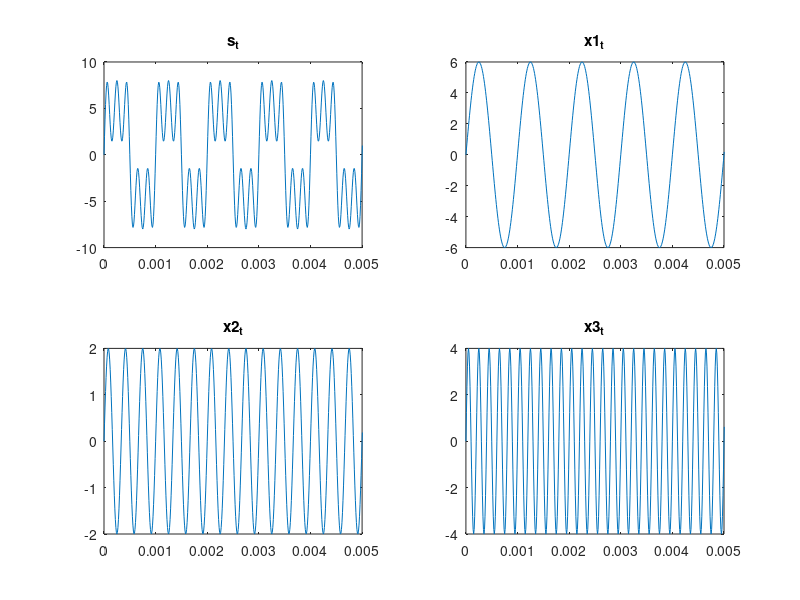
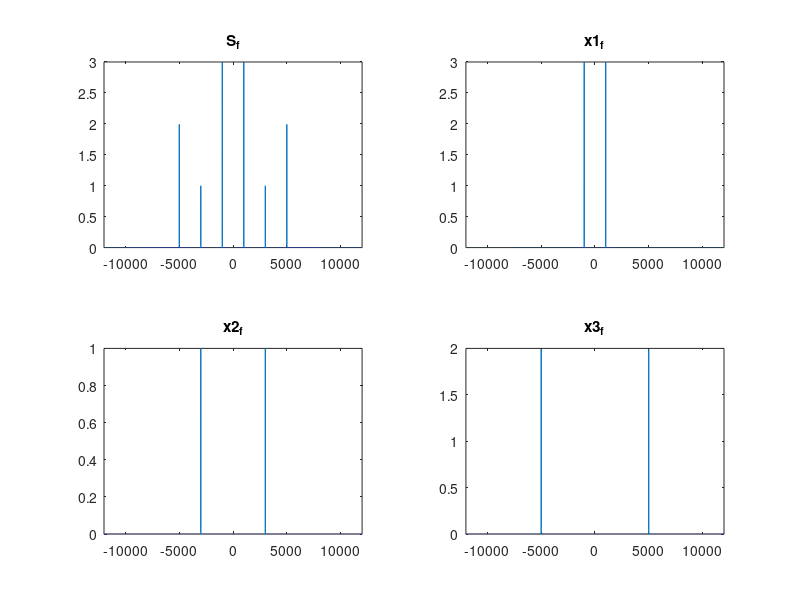
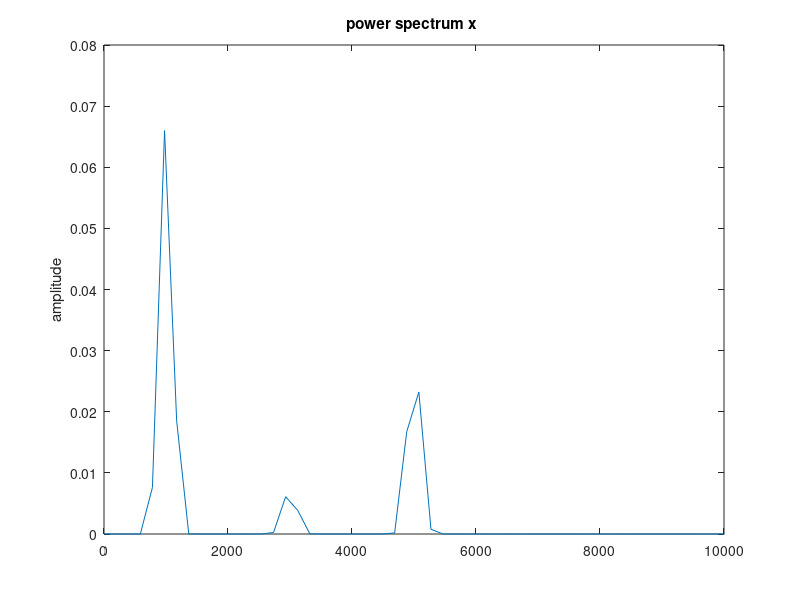

Recreate these plots in MATLAB, in order.
# Laboratório 1 de Sistemas de Comunicação I
# Aluno: Gustavo Paulo

pkg load signal

clear all;
clc;
close all;

fs = 1e5;
f1 = 1e3;
f2 = 3e3;
f3 = 5e3;
A1 = 6;
A2 = 2;
A3 = 4;
ts = 1/fs
t = [0:ts:1];
x1_t = A1 * sin(2*pi*f1*t);
x2_t = A2 * sin(2*pi*f2*t);
x3_t = A3 * sin(2*pi*f3*t);
s_t = x1_t + x2_t + x3_t;

passo_f = 1;
f = [-fs/2: passo_f: fs/2];
S_f = fftshift(fft(s_t) / length(s_t));
x1_f = fftshift(fft(x1_t) / length(x1_t));
x2_f = fftshift(fft(x2_t) / length(x2_t));
x3_f = fftshift(fft(x3_t) / length(x3_t));


# figura 1 ---------------------------
figure(1)
subplot(2, 2, 1)
plot(t, s_t)
title('s_t')
xlim([0 5*(1/f1)])

subplot(2, 2, 2)
plot(t, x1_t)
title('x1_t')
xlim([0 5*(1/f1)])

subplot(2, 2, 3)
plot(t, x2_t)
title('x2_t')
xlim([0 5*(1/f1)])


subplot(2, 2, 4)
plot(t, x3_t)
title('x3_t')
xlim([0 5*(1/f1)])

# ------------------------------------
# figura 2 ---------------------------
figure(2)
subplot(2, 2, 1)
plot(f, abs(S_f));
xlim([-4*f2 4*f2])
title('S_f')


subplot(2, 2, 2)
plot(f, abs(x1_f))
xlim([-4*f2 4*f2])
title('x1_f')

subplot(2, 2, 3)
plot(f, abs(x2_f))
xlim([-4*f2 4*f2])
title('x2_f')

subplot(2, 2, 4)
plot(f, abs(x3_f))
xlim([-4*f2 4*f2])
title('x3_f')

# ------------------------------------
# figura 3 ---------------------------
pot_media = (norm(s_t).^2) / length(s_t) # potencia média

figure(3)
pwelch(s_t, [],[],[], fs)
xlim([0 10000])
